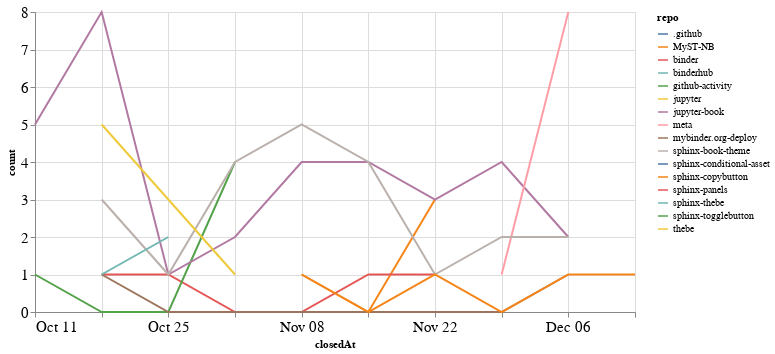

The cell this chart's notebook holds for it:
### Code cell
closed_by_time = closed_by.groupby('repo').resample('W', on='closedAt').count()['author'].reset_index()
closed_by_time = closed_by_time.rename(columns={'author': 'count'})

alt.Chart(closed_by_time, width=600).mark_line().encode(
    x='closedAt',
    y='count',
    color='repo',
    tooltip="repo"
)

### Figure 1 — Vega-Lite specification as saved in the notebook (floating-point values rounded to 4 significant figures)
{"config": {"axisLeft": {"labelFontSize": 15}, "axisBottom": {"labelFontSize": 15}}, "data": {"name": "data-2f1685e7846794b69d54231894a7ad96"}, "mark": "line", "encoding": {"color": {"type": "nominal", "field": "repo"}, "tooltip": {"type": "nominal", "field": "repo"}, "x": {"type": "temporal", "field": "closedAt"}, "y": {"type": "quantitative", "field": "count"}}, "width": 600, "$schema": "https://vega.github.io/schema/vega-lite/v4.8.1.json", "datasets": {"data-2f1685e7846794b69d54231894a7ad96": [{"repo": ".github", "closedAt": "2020-11-08T00:00:00", "count": 1}, {"repo": "MyST-NB", "closedAt": "2020-11-08T00:00:00", "count": 1}, {"repo": "MyST-NB", "closedAt": "2020-11-15T00:00:00", "count": 0}, {"repo": "MyST-NB", "closedAt": "2020-11-22T00:00:00", "count": 3}, {"repo": "binder", "closedAt": "2020-10-18T00:00:00", "count": 1}, {"repo": "binder", "closedAt": "2020-10-25T00:00:00", "count": 1}, {"repo": "binder", "closedAt": "2020-11-01T00:00:00", "count": 0}, {"repo": "binder", "closedAt": "2020-11-08T00:00:00", "count": 0}, {"repo": "binder", "closedAt": "2020-11-15T00:00:00", "count": 1}, {"repo": "binder", "closedAt": "2020-11-22T00:00:00", "count": 1}, {"repo": "binderhub", "closedAt": "2020-11-01T00:00:00", "count": 1}, {"repo": "github-activity", "closedAt": "2020-10-11T00:00:00", "count": 1}, {"repo": "github-activity", "closedAt": "2020-10-18T00:00:00", "count": 0}, {"repo": "github-activity", "closedAt": "2020-10-25T00:00:00", "count": 0}, {"repo": "github-activity", "closedAt": "2020-11-01T00:00:00", "count": 4}, {"repo": "jupyter", "closedAt": "2020-11-01T00:00:00", "count": 1}, {"repo": "jupyter-book", "closedAt": "2020-10-11T00:00:00", "count": 5}, {"repo": "jupyter-book", "closedAt": "2020-10-18T00:00:00", "count": 8}, {"repo": "jupyter-book", "closedAt": "2020-10-25T00:00:00", "count": 1}, {"repo": "jupyter-book", "closedAt": "2020-11-01T00:00:00", "count": 2}, {"repo": "jupyter-book", "closedAt": "2020-11-08T00:00:00", "count": 4}, {"repo": "jupyter-book", "closedAt": "2020-11-15T00:00:00", "count": 4}, {"repo": "jupyter-book", "closedAt": "2020-11-22T00:00:00", "count": 3}, {"repo": "jupyter-book", "closedAt": "2020-11-29T00:00:00", "count": 4}, {"repo": "jupyter-book", "closedAt": "2020-12-06T00:00:00", "count": 2}, {"repo": "meta", "closedAt": "2020-11-29T00:00:00", "count": 1}, {"repo": "meta", "closedAt": "2020-12-06T00:00:00", "count": 8}, {"repo": "mybinder.org-deploy", "closedAt": "2020-10-18T00:00:00", "count": 1}, {"repo": "mybinder.org-deploy", "closedAt": "2020-10-25T00:00:00", "count": 0}, {"repo": "mybinder.org-deploy", "closedAt": "2020-11-01T00:00:00", "count": 0}, {"repo": "mybinder.org-deploy", "closedAt": "2020-11-08T00:00:00", "count": 0}, {"repo": "mybinder.org-deploy", "closedAt": "2020-11-15T00:00:00", "count": 0}, {"repo": "mybinder.org-deploy", "closedAt": "2020-11-22T00:00:00", "count": 0}, {"repo": "mybinder.org-deploy", "closedAt": "2020-11-29T00:00:00", "count": 0}, {"repo": "mybinder.org-deploy", "closedAt": "2020-12-06T00:00:00", "count": 1}, {"repo": "sphinx-book-theme", "closedAt": "2020-10-18T00:00:00", "count": 3}, {"repo": "sphinx-book-theme", "closedAt": "2020-10-25T00:00:00", "count": 1}, {"repo": "sphinx-book-theme", "closedAt": "2020-11-01T00:00:00", "count": 4}, {"repo": "sphinx-book-theme", "closedAt": "2020-11-08T00:00:00", "count": 5}, {"repo": "sphinx-book-theme", "closedAt": "2020-11-15T00:00:00", "count": 4}, {"repo": "sphinx-book-theme", "closedAt": "2020-11-22T00:00:00", "count": 1}, {"repo": "sphinx-book-theme", "closedAt": "2020-11-29T00:00:00", "count": 2}, {"repo": "sphinx-book-theme", "closedAt": "2020-12-06T00:00:00", "count": 2}, {"repo": "sphinx-conditional-asset", "closedAt": "2020-10-25T00:00:00", "count": 2}, {"repo": "sphinx-copybutton", "closedAt": "2020-11-08T00:00:00", "count": 1}, {"repo": "sphinx-copybutton", "closedAt": "2020-11-15T00:00:00", "count": 0}, {"repo": "sphinx-copybutton", "closedAt": "2020-11-22T00:00:00", "count": 1}, {"repo": "sphinx-copybutton", "closedAt": "2020-11-29T00:00:00", "count": 0}, {"repo": "sphinx-copybutton", "closedAt": "2020-12-06T00:00:00", "count": 1}, {"repo": "sphinx-copybutton", "closedAt": "2020-12-13T00:00:00", "count": 1}, {"repo": "sphinx-panels", "closedAt": "2020-10-18T00:00:00", "count": 1}, {"repo": "sphinx-thebe", "closedAt": "2020-10-18T00:00:00", "count": 1}, {"repo": "sphinx-thebe", "closedAt": "2020-10-25T00:00:00", "count": 2}, {"repo": "sphinx-togglebutton", "closedAt": "2020-10-25T00:00:00", "count": 3}, {"repo": "thebe", "closedAt": "2020-10-18T00:00:00", "count": 5}, {"repo": "thebe", "closedAt": "2020-10-25T00:00:00", "count": 3}, {"repo": "thebe", "closedAt": "2020-11-01T00:00:00", "count": 1}]}}
